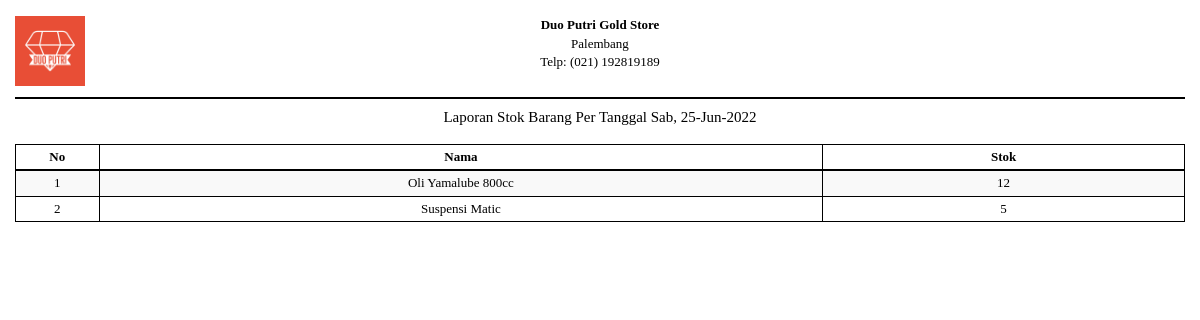
Before: /barang_stok.php (signed in) with the older database file.
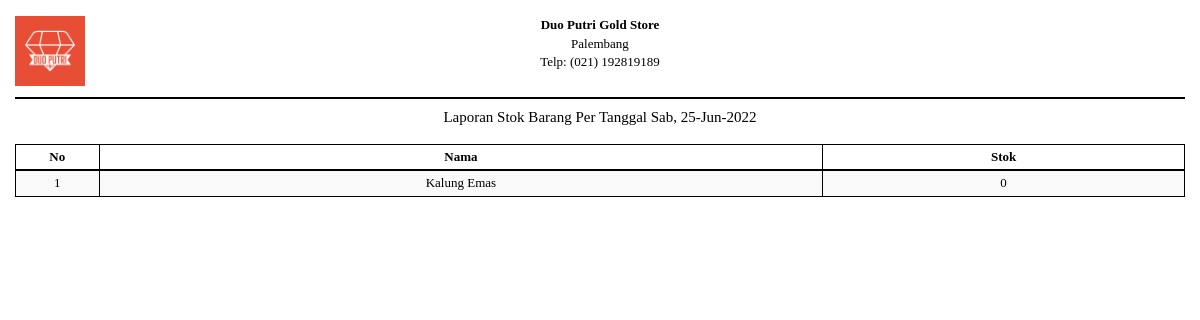
After: the same page with the newer database file.
### tables this page shows
CREATE TABLE `barangjasa` (
  `id_brg` int(11) NOT NULL,
  `nama` varchar(100) NOT NULL,
  `jenis` varchar(20) NOT NULL,
  `stok` varchar(10) NOT NULL,
  `harga` varchar(20) NOT NULL,
  `keterangan` text NOT NULL,
  `id_adm` int(11) NOT NULL
);

### dist/config/library.php (called while the page is built, shortened)
<?php
function IndonesiaTgl($tanggal){
	$tgl=substr($tanggal,8,2);
	$bln=substr($tanggal,5,2);
	$thn=substr($tanggal,0,4);
	$tanggal="$tgl-$bln-$thn";
	return $tanggal;
}
?>

### dist/function/format_tanggal.php (called while the page is built, shortened)
<?php
	function format_tanggal($tgl) {
		$blns = array("", "Jan", "Feb", "Mar", "Apr", "Mei", "Jun", "Jul", "Ags", "Sep", "Okt", "Nov", "Des");
		$hrs = array("Min", "Sen", "Sel", "Rab", "Kam", "Jum", "Sab");
		$tgls = getdate(strtotime($tgl));
		$hr = (strlen($tgls['mday']) == 1 ? "0". $tgls['mday'] : $tgls['mday']);
		$tanggal = $hrs[$tgls['wday']] .", ". $hr ."-". $blns[$tgls['mon']] ."-". $tgls['year'];
		return $tanggal;
	}
?>

### barang_stok.php (the view, shortened to what this page needs)
<?php
include("sess_check.php");
include("dist/function/format_tanggal.php");
$tanggal 	 = date('Y-m-d');
?>
<!DOCTYPE html>
<html lang="en">
<head>
	<link href="libs/bootstrap/dist/css/bootstrap.min.css" rel="stylesheet">
	<link href="dist/css/offline-font.css" rel="stylesheet">
	<link href="dist/css/custom-report.css" rel="stylesheet">
	<link href="libs/font-awesome/css/font-awesome.min.css" rel="stylesheet" type="text/css">
</head>
<body>
	<section id="header-kop">
		<div class="container-fluid">
			<table class="table table-borderless">
				<tbody>
					<tr>
						<td class="text-left" width="20%">
							<img src="foto/logos.png" alt="logo-dkm" width="70" />
						</td>
						<td class="text-center" width="60%">
							<b>Duo Putri Gold Store</b> <br>
							Palembang<br>
							Telp: (021) 192819189<br>
						<td class="text-right" width="20%">
						</td>
					</tr>
				</tbody>
			</table>
			<hr class="line-top" />
		</div>
	</section>
	<section id="body-of-report">
		<div class="container-fluid">
			<h5 class="text-center">Laporan Stok Barang Per Tanggal <?php echo format_tanggal($tanggal); ?></h5>
			<br />
			<table class="table table-striped table-bordered table-hover" id="tabel-data">
				<thead>
					<tr>
						<th width="1%">No</th>
						<th width="10%">Nama</th>
						<th width="5%">Stok</th>
					</tr>
				</thead>
				<tbody>
					<?php
					$i = 1;
					$sql = "SELECT * FROM barangjasa WHERE jenis='barang' ORDER BY nama ASC";
					$ress = mysqli_query($conn, $sql);
					while ($data = mysqli_fetch_array($ress)) {
						echo '<tr>';
						echo '<td class="text-center">' . $i . '</td>';
						echo '<td class="text-center">' . $data['nama'] . '</td>';
						echo '<td class="text-center">' . $data['stok'] . '</td>';
						echo '</tr>';
						$i++;
					}
					?>
				</tbody>
			</table>
			<br />
		</div>
	</section>
</body>
</html>

Changed rows visible on the page:
removed barangjasa: nama "Oli Yamalube 800cc", stok "12"
removed barangjasa: nama "Suspensi Matic", stok "5"
added barangjasa: nama "Kalung Emas", stok "0"
